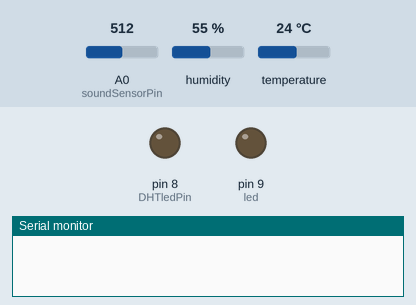
This sketch was run on a simulated Arduino Uno, built with avr-gcc and run on an emulated ATmega328P. On the bench: output pins drawn as LEDs (lit = HIGH), the last lines printed to the serial monitor. Inputs (shaded band) come from the test bench; at power-on: A0 (soundSensorPin) = 512, humidity 55 %, temperature 24 °C.

Above: at 2.5 s.
At 5.5 s:
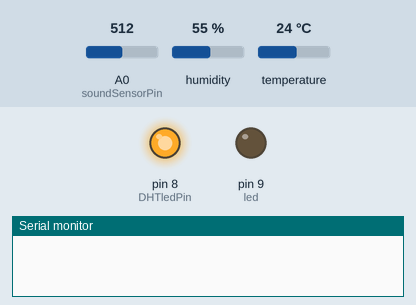
At 6.5 s:
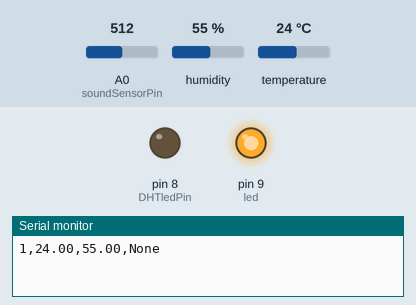
Timing chart, 0 to 9.1 s (numbered marks = the images above):
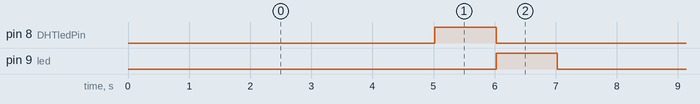

The sketch:

laba21.ino
```cpp
#include <DHT.h>


#define DHTPIN 2
#define DHTTYPE DHT11
#define DHTledPin 8

const int soundSensorPin = A0;
const int led = 9;

int sensor_id = 0;
DHT dht(DHTPIN, DHTTYPE);

void setup() {
  Serial.begin(9600);
  dht.begin();
  pinMode(DHTledPin, OUTPUT);
  pinMode(led, OUTPUT);
  pinMode(soundSensorPin, INPUT);

}

void loop() {

    delay(5000);
  int soundValue = analogRead(soundSensorPin);
  float humidity = dht.readHumidity();
  float temperature = dht.readTemperature();

  if (humidity > 0)
  {
    digitalWrite(DHTledPin, HIGH);
    delay(1000);
    digitalWrite(DHTledPin, LOW);
  }

  Serial.print(sensor_id = 1);
  Serial.print(",");
  Serial.print(temperature);
  Serial.print(",");
  Serial.print(humidity);
  Serial.print(",");
  Serial.println("None");


  if(soundValue > 20){
    digitalWrite(led, HIGH);
    delay(1000);
    digitalWrite(led, LOW);
  }


  Serial.print(sensor_id = 2);
  Serial.print(",");
  Serial.print("None");
  Serial.print(",");
  Serial.print("None");
  Serial.print(",");
  Serial.println(soundValue);

}
```

Measured:
- by itself, pin 8 (DHTledPin), pin 9 (led): alternates HIGH for 1.0 s and LOW for 6.0 s
- by itself, everything shown: repeats every 7.0 s, in 3 steps
